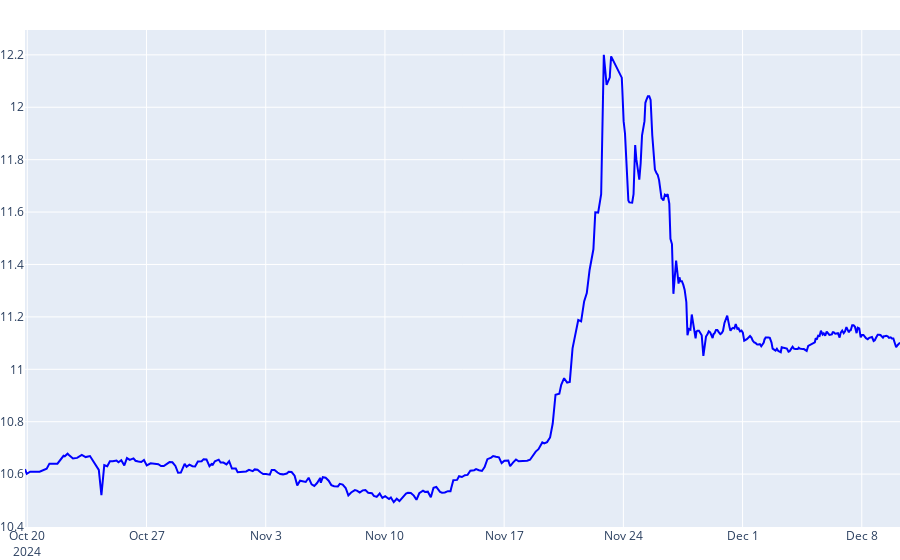
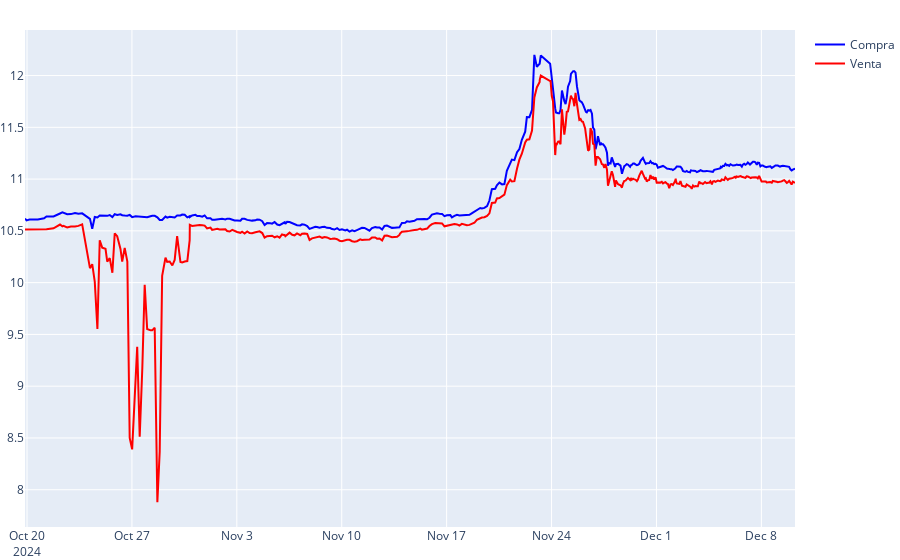
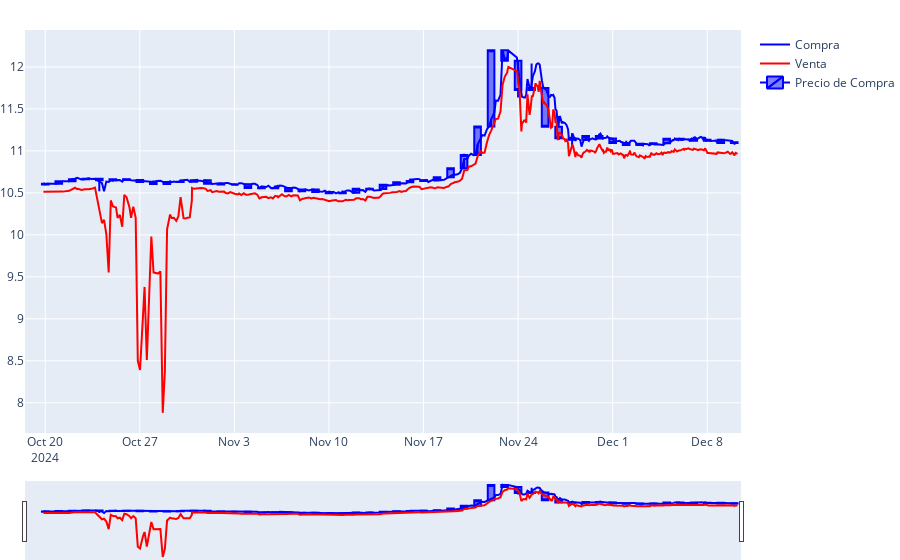
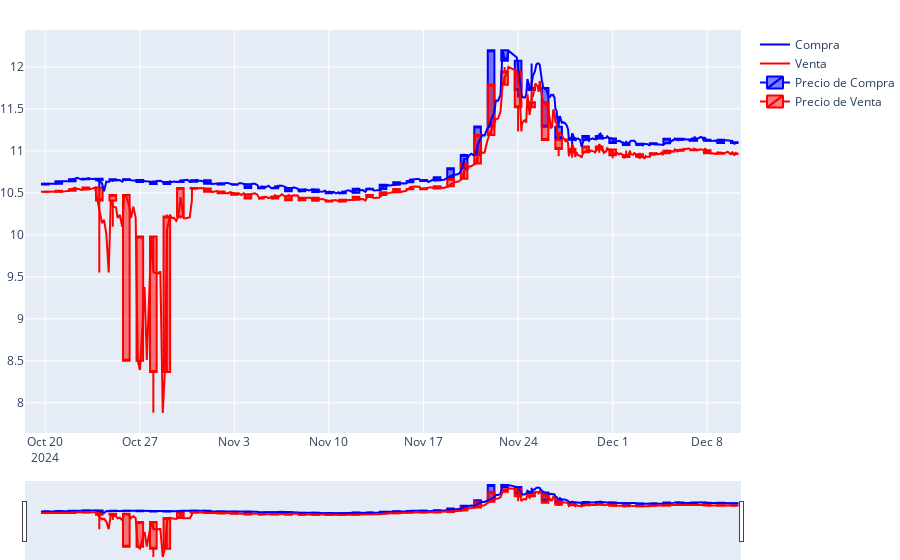

These figures' notebook cell, in order:
### Markdown cell above
## Row {.full}

### Code cell
# Crear el gráfico de líneas interactivo
fig = px.line()

# Añadir datos de compra (mínimo precio)
fig.add_scatter(x=buy_df['timestamp'], y=buy_df['price'], mode='lines', name='Compra', line=dict(color='blue'))

# Añadir datos de venta (máximo precio)
fig.add_scatter(x=sell_df['timestamp'], y=sell_df['price'], mode='lines', name='Venta', line=dict(color='red'))

# Añadir el gráfico de velas para compra
fig.add_trace(go.Candlestick(
    x=buy_ohlc_df['timestamp'],
    open=buy_ohlc_df['open'],
    high=buy_ohlc_df['high'],
    low=buy_ohlc_df['low'],
    close=buy_ohlc_df['close'],
    name='Precio de Compra',
    increasing_line_color='blue',
    decreasing_line_color='blue'
))

# Añadir el gráfico de velas para venta
fig.add_trace(go.Candlestick(
    x=sell_ohlc_df['timestamp'],
    open=sell_ohlc_df['open'],
    high=sell_ohlc_df['high'],
    low=sell_ohlc_df['low'],
    close=sell_ohlc_df['close'],
    name='Precio de Venta',
    increasing_line_color='red',
    decreasing_line_color='red'
))

# Añadir el volumen de compra
fig.add_trace(go.Bar(
    x=buy_ohlc_df['timestamp'],
    y=buy_ohlc_df['volume'],
    name='Volumen de Compra',
    marker_color='blue',
    opacity=0.3,
    yaxis='y2'
))

# Añadir el volumen de venta
fig.add_trace(go.Bar(
    x=sell_ohlc_df['timestamp'],
    y=sell_ohlc_df['volume'],
    name='Volumen de Venta',
    marker_color='red',
    opacity=0.3,
    yaxis='y2'
))

# Añadir una línea fija en el valor 6.96
fig.add_shape(
    type="line",
    x0=buy_ohlc_df['timestamp'].min(),
    y0=6.96,
    x1=buy_ohlc_df['timestamp'].max(),
    y1=6.96,
    line=dict(
        color="green",
        width=2,
        dash="dash",
    ),
    name='Línea Fija 6.96'
)

# Configurar el diseño del gráfico
fig.update_layout(
    title='Gráfico de Líneas Interactivo de Precios de Compra y Venta',
    xaxis_title='Fecha y Hora',
    yaxis_title='Precio (USDT)',
    legend_title='Tipo de Comercio',
    autosize=True,
    yaxis2=dict(
        title='Volumen',
        overlaying='y',
        side='right'
    )
)


# Mostrar el gráfico
fig.show()

### Figure 1 — Plotly figure (JSON) as saved in the notebook; plotly's stock layout.template omitted (floating-point values rounded to 4 significant figures; data arrays with more than 128 entries replaced by an {"elided": "..."} marker saying what was removed)
{"data": [{"hovertemplate": "<extra></extra>", "legendgroup": "", "line": {"color": "#636efa", "dash": "solid"}, "marker": {"symbol": "circle"}, "mode": "lines", "name": "", "orientation": "v", "showlegend": false, "type": "scatter", "xaxis": "x", "yaxis": "y"}, {"line": {"color": "blue"}, "mode": "lines", "name": "Compra", "type": "scatter", "x": {"elided": "401 str values"}, "y": {"elided": "401 float values"}}], "layout": {"legend": {"tracegroupgap": 0}, "xaxis": {"anchor": "y", "domain": [0, 1]}, "yaxis": {"anchor": "x", "domain": [0, 1]}}}

### Figure 2 — Plotly figure (JSON) as saved in the notebook; plotly's stock layout.template omitted (floating-point values rounded to 4 significant figures; data arrays with more than 128 entries replaced by an {"elided": "..."} marker saying what was removed)
{"data": [{"hovertemplate": "<extra></extra>", "legendgroup": "", "line": {"color": "#636efa", "dash": "solid"}, "marker": {"symbol": "circle"}, "mode": "lines", "name": "", "orientation": "v", "showlegend": false, "type": "scatter", "xaxis": "x", "yaxis": "y"}, {"line": {"color": "blue"}, "mode": "lines", "name": "Compra", "type": "scatter", "x": {"elided": "401 str values"}, "y": {"elided": "401 float values"}}, {"line": {"color": "red"}, "mode": "lines", "name": "Venta", "type": "scatter", "x": {"elided": "401 str values"}, "y": {"elided": "401 float values"}}], "layout": {"legend": {"tracegroupgap": 0}, "xaxis": {"anchor": "y", "domain": [0, 1]}, "yaxis": {"anchor": "x", "domain": [0, 1]}}}

### Figure 3 — Plotly figure (JSON) as saved in the notebook; plotly's stock layout.template omitted (floating-point values rounded to 4 significant figures; data arrays with more than 128 entries replaced by an {"elided": "..."} marker saying what was removed)
{"data": [{"hovertemplate": "<extra></extra>", "legendgroup": "", "line": {"color": "#636efa", "dash": "solid"}, "marker": {"symbol": "circle"}, "mode": "lines", "name": "", "orientation": "v", "showlegend": false, "type": "scatter", "xaxis": "x", "yaxis": "y"}, {"line": {"color": "blue"}, "mode": "lines", "name": "Compra", "type": "scatter", "x": {"elided": "401 str values"}, "y": {"elided": "401 float values"}}, {"line": {"color": "red"}, "mode": "lines", "name": "Venta", "type": "scatter", "x": {"elided": "401 str values"}, "y": {"elided": "401 float values"}}, {"close": [10.6, 10.61, 10.64, 10.66, 10.67, 10.65, 10.66, 10.65, 10.63, 10.61, 10.63, 10.63, 10.65, 10.61, 10.6, 10.6, 10.56, 10.55, 10.56, 10.52, 10.54, 10.51, 10.5, 10.5, 10.55, 10.55, 10.6, 10.63, 10.64, 10.65, 10.69, 10.79, 10.95, 11.29, 12.2, 12.07, 11.72, 11.75, 11.29, 11.15, 11.13, 11.18, 11.15, 11.09, 11.07, 11.09, 11.09, 11.14, 11.14, 11.12, 11.13, 11.09, 11.1], "decreasing": {"line": {"color": "blue"}}, "high": [10.62, 10.61, 10.64, 10.68, 10.67, 10.65, 10.66, 10.66, 10.64, 10.65, 10.64, 10.66, 10.66, 10.62, 10.62, 10.62, 10.61, 10.59, 10.59, 10.56, 10.54, 10.53, 10.52, 10.53, 10.55, 10.55, 10.6, 10.63, 10.67, 10.66, 10.69, 10.79, 10.97, 11.29, 12.2, 12.19, 11.95, 12.04, 11.74, 11.41, 11.21, 11.18, 11.21, 11.14, 11.12, 11.09, 11.09, 11.15, 11.15, 11.17, 11.13, 11.13, 11.1], "increasing": {"line": {"color": "blue"}}, "low": [10.6, 10.61, 10.62, 10.66, 10.66, 10.52, 10.63, 10.65, 10.63, 10.61, 10.61, 10.63, 10.64, 10.61, 10.6, 10.6, 10.56, 10.55, 10.56, 10.52, 10.53, 10.51, 10.49, 10.5, 10.51, 10.53, 10.58, 10.61, 10.64, 10.63, 10.65, 10.7, 10.9, 11.08, 11.38, 12.07, 11.64, 11.75, 11.29, 11.13, 11.05, 11.12, 11.14, 11.09, 11.07, 11.07, 11.07, 11.1, 11.12, 11.12, 11.11, 11.09, 11.08], "name": "Precio de Compra", "open": [null, 10.6, 10.61, 10.64, 10.66, 10.67, 10.65, 10.66, 10.65, 10.63, 10.61, 10.63, 10.63, 10.65, 10.61, 10.6, 10.6, 10.56, 10.55, 10.56, 10.52, 10.54, 10.51, 10.5, 10.5, 10.55, 10.55, 10.6, 10.63, 10.64, 10.65, 10.69, 10.79, 10.95, 11.29, 12.2, 12.07, 11.72, 11.75, 11.29, 11.15, 11.13, 11.18, 11.15, 11.09, 11.07, 11.09, 11.09, 11.14, 11.14, 11.12, 11.13, 11.09], "type": "candlestick", "x": ["2024-10-19", "2024-10-20", "2024-10-21", "2024-10-22", "2024-10-23", "2024-10-24", "2024-10-25", "2024-10-26", "2024-10-27", "2024-10-28", "2024-10-29", "2024-10-30", "2024-10-31", "2024-11-01", "2024-11-02", "2024-11-03", "2024-11-04", "2024-11-05", "2024-11-06", "2024-11-07", "2024-11-08", "2024-11-09", "2024-11-10", "2024-11-11", "2024-11-12", "2024-11-13", "2024-11-14", "2024-11-15", "2024-11-16", "2024-11-17", "2024-11-18", "2024-11-19", "2024-11-20", "2024-11-21", "2024-11-22", "2024-11-23", "2024-11-24", "2024-11-25", "2024-11-26", "2024-11-27", "2024-11-28", "2024-11-29", "2024-11-30", "2024-12-01", "2024-12-02", "2024-12-03", "2024-12-04", "2024-12-05", "2024-12-06", "2024-12-07", "2024-12-08", "2024-12-09", "2024-12-10"]}], "layout": {"legend": {"tracegroupgap": 0}, "xaxis": {"anchor": "y", "domain": [0, 1]}, "yaxis": {"anchor": "x", "domain": [0, 1]}}}

### Figure 4 — Plotly figure (JSON) as saved in the notebook; plotly's stock layout.template omitted (floating-point values rounded to 4 significant figures; data arrays with more than 128 entries replaced by an {"elided": "..."} marker saying what was removed)
{"data": [{"hovertemplate": "<extra></extra>", "legendgroup": "", "line": {"color": "#636efa", "dash": "solid"}, "marker": {"symbol": "circle"}, "mode": "lines", "name": "", "orientation": "v", "showlegend": false, "type": "scatter", "xaxis": "x", "yaxis": "y"}, {"line": {"color": "blue"}, "mode": "lines", "name": "Compra", "type": "scatter", "x": {"elided": "401 str values"}, "y": {"elided": "401 float values"}}, {"line": {"color": "red"}, "mode": "lines", "name": "Venta", "type": "scatter", "x": {"elided": "401 str values"}, "y": {"elided": "401 float values"}}, {"close": [10.6, 10.61, 10.64, 10.66, 10.67, 10.65, 10.66, 10.65, 10.63, 10.61, 10.63, 10.63, 10.65, 10.61, 10.6, 10.6, 10.56, 10.55, 10.56, 10.52, 10.54, 10.51, 10.5, 10.5, 10.55, 10.55, 10.6, 10.63, 10.64, 10.65, 10.69, 10.79, 10.95, 11.29, 12.2, 12.07, 11.72, 11.75, 11.29, 11.15, 11.13, 11.18, 11.15, 11.09, 11.07, 11.09, 11.09, 11.14, 11.14, 11.12, 11.13, 11.09, 11.1], "decreasing": {"line": {"color": "blue"}}, "high": [10.62, 10.61, 10.64, 10.68, 10.67, 10.65, 10.66, 10.66, 10.64, 10.65, 10.64, 10.66, 10.66, 10.62, 10.62, 10.62, 10.61, 10.59, 10.59, 10.56, 10.54, 10.53, 10.52, 10.53, 10.55, 10.55, 10.6, 10.63, 10.67, 10.66, 10.69, 10.79, 10.97, 11.29, 12.2, 12.19, 11.95, 12.04, 11.74, 11.41, 11.21, 11.18, 11.21, 11.14, 11.12, 11.09, 11.09, 11.15, 11.15, 11.17, 11.13, 11.13, 11.1], "increasing": {"line": {"color": "blue"}}, "low": [10.6, 10.61, 10.62, 10.66, 10.66, 10.52, 10.63, 10.65, 10.63, 10.61, 10.61, 10.63, 10.64, 10.61, 10.6, 10.6, 10.56, 10.55, 10.56, 10.52, 10.53, 10.51, 10.49, 10.5, 10.51, 10.53, 10.58, 10.61, 10.64, 10.63, 10.65, 10.7, 10.9, 11.08, 11.38, 12.07, 11.64, 11.75, 11.29, 11.13, 11.05, 11.12, 11.14, 11.09, 11.07, 11.07, 11.07, 11.1, 11.12, 11.12, 11.11, 11.09, 11.08], "name": "Precio de Compra", "open": [null, 10.6, 10.61, 10.64, 10.66, 10.67, 10.65, 10.66, 10.65, 10.63, 10.61, 10.63, 10.63, 10.65, 10.61, 10.6, 10.6, 10.56, 10.55, 10.56, 10.52, 10.54, 10.51, 10.5, 10.5, 10.55, 10.55, 10.6, 10.63, 10.64, 10.65, 10.69, 10.79, 10.95, 11.29, 12.2, 12.07, 11.72, 11.75, 11.29, 11.15, 11.13, 11.18, 11.15, 11.09, 11.07, 11.09, 11.09, 11.14, 11.14, 11.12, 11.13, 11.09], "type": "candlestick", "x": ["2024-10-19", "2024-10-20", "2024-10-21", "2024-10-22", "2024-10-23", "2024-10-24", "2024-10-25", "2024-10-26", "2024-10-27", "2024-10-28", "2024-10-29", "2024-10-30", "2024-10-31", "2024-11-01", "2024-11-02", "2024-11-03", "2024-11-04", "2024-11-05", "2024-11-06", "2024-11-07", "2024-11-08", "2024-11-09", "2024-11-10", "2024-11-11", "2024-11-12", "2024-11-13", "2024-11-14", "2024-11-15", "2024-11-16", "2024-11-17", "2024-11-18", "2024-11-19", "2024-11-20", "2024-11-21", "2024-11-22", "2024-11-23", "2024-11-24", "2024-11-25", "2024-11-26", "2024-11-27", "2024-11-28", "2024-11-29", "2024-11-30", "2024-12-01", "2024-12-02", "2024-12-03", "2024-12-04", "2024-12-05", "2024-12-06", "2024-12-07", "2024-12-08", "2024-12-09", "2024-12-10"]}, {"close": [10.51, 10.51, 10.52, 10.54, 10.56, 10.41, 10.48, 8.5, 9.98, 8.368, 10.22, 10.56, 10.55, 10.51, 10.5, 10.48, 10.43, 10.43, 10.46, 10.41, 10.44, 10.41, 10.4, 10.42, 10.45, 10.48, 10.51, 10.55, 10.54, 10.55, 10.58, 10.67, 10.85, 11.19, 11.79, 11.95, 11.52, 11.58, 11.13, 11.02, 10.98, 11.05, 11.02, 10.95, 10.93, 10.96, 10.97, 11.0, 11.01, 11.01, 10.97, 10.96, 10.96], "decreasing": {"line": {"color": "red"}}, "high": [10.51, 10.52, 10.52, 10.56, 10.56, 10.41, 10.48, 10.45, 9.98, 9.565, 10.24, 10.56, 10.56, 10.53, 10.52, 10.5, 10.5, 10.45, 10.48, 10.48, 10.45, 10.44, 10.41, 10.42, 10.45, 10.48, 10.51, 10.55, 10.58, 10.57, 10.58, 10.67, 10.85, 11.19, 11.79, 12, 11.8, 11.83, 11.56, 11.21, 11.07, 11.05, 11.08, 10.97, 11.0, 10.98, 10.98, 11.02, 11.03, 11.03, 10.98, 10.99, 10.98], "increasing": {"line": {"color": "red"}}, "low": [10.51, 10.51, 10.52, 10.53, 10.54, 9.552, 10.1, 8.5, 8.39, 7.88, 10.07, 10.19, 10.55, 10.51, 10.49, 10.47, 10.43, 10.43, 10.45, 10.41, 10.43, 10.41, 10.4, 10.4, 10.41, 10.44, 10.49, 10.51, 10.54, 10.55, 10.55, 10.61, 10.77, 10.94, 11.25, 11.89, 11.23, 11.57, 11.13, 10.94, 10.92, 10.98, 10.98, 10.91, 10.93, 10.91, 10.95, 10.98, 11.01, 11.01, 10.96, 10.96, 10.95], "name": "Precio de Venta", "open": [null, 10.51, 10.51, 10.52, 10.54, 10.56, 10.41, 10.48, 8.5, 9.98, 8.368, 10.22, 10.56, 10.55, 10.51, 10.5, 10.48, 10.43, 10.43, 10.46, 10.41, 10.44, 10.41, 10.4, 10.42, 10.45, 10.48, 10.51, 10.55, 10.54, 10.55, 10.58, 10.67, 10.85, 11.19, 11.79, 11.95, 11.52, 11.58, 11.13, 11.02, 10.98, 11.05, 11.02, 10.95, 10.93, 10.96, 10.97, 11.0, 11.01, 11.01, 10.97, 10.96], "type": "candlestick", "x": ["2024-10-19", "2024-10-20", "2024-10-21", "2024-10-22", "2024-10-23", "2024-10-24", "2024-10-25", "2024-10-26", "2024-10-27", "2024-10-28", "2024-10-29", "2024-10-30", "2024-10-31", "2024-11-01", "2024-11-02", "2024-11-03", "2024-11-04", "2024-11-05", "2024-11-06", "2024-11-07", "2024-11-08", "2024-11-09", "2024-11-10", "2024-11-11", "2024-11-12", "2024-11-13", "2024-11-14", "2024-11-15", "2024-11-16", "2024-11-17", "2024-11-18", "2024-11-19", "2024-11-20", "2024-11-21", "2024-11-22", "2024-11-23", "2024-11-24", "2024-11-25", "2024-11-26", "2024-11-27", "2024-11-28", "2024-11-29", "2024-11-30", "2024-12-01", "2024-12-02", "2024-12-03", "2024-12-04", "2024-12-05", "2024-12-06", "2024-12-07", "2024-12-08", "2024-12-09", "2024-12-10"]}], "layout": {"legend": {"tracegroupgap": 0}, "xaxis": {"anchor": "y", "domain": [0, 1]}, "yaxis": {"anchor": "x", "domain": [0, 1]}}}
